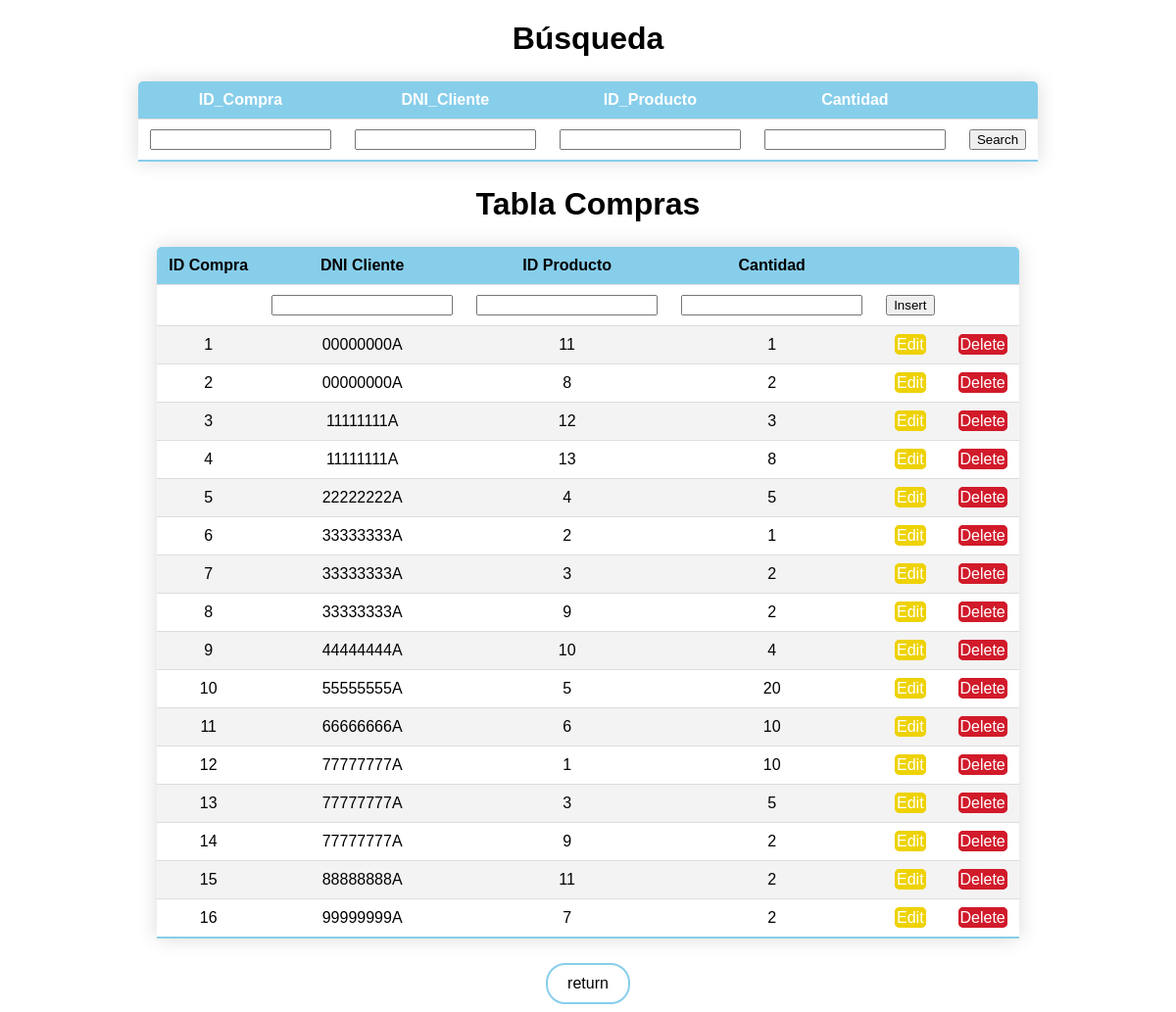
Screenshot of /with-css/compras.php with the database file from the repository.
### tables this page shows
CREATE TABLE IF NOT EXISTS COMPRA (
  ID_Compra INT UNSIGNED NOT NULL AUTO_INCREMENT,
  CLIENTE_DNI VARCHAR(10) NOT NULL,
  Borrado TINYINT NOT NULL,
  PRODUCTOS_ID_Producto INT NOT NULL,
  Cantidad INT NOT NULL,
  PRIMARY KEY (ID_Compra, CLIENTE_DNI),
  INDEX fk_COMPRA_CLIENTE_idx (CLIENTE_DNI ASC) VISIBLE,
  INDEX fk_COMPRA_PRODUCTOS1_idx (PRODUCTOS_ID_Producto ASC) VISIBLE,
  CONSTRAINT fk_COMPRA_CLIENTE
    FOREIGN KEY (CLIENTE_DNI)
    REFERENCES CLIENTE (DNI)
    ON DELETE CASCADE
    ON UPDATE CASCADE,
  CONSTRAINT fk_COMPRA_PRODUCTOS1
    FOREIGN KEY (PRODUCTOS_ID_Producto)
    REFERENCES PRODUCTOS (ID_Producto)
    ON DELETE NO ACTION
    ON UPDATE NO ACTION);

### with-css/compras.php (the view, shortened to what this page needs)
<?php
require "bbdd.php";
$columns = array('ID_Compra','CLIENTE_DNI','PRODUCTOS_ID_Producto', 'Cantidad');
$column = isset($_GET['column']) && in_array($_GET['column'], $columns) ? $_GET['column'] : $columns[0];
$sort_order = isset($_GET['order']) && strtolower($_GET['order']) == 'desc' ? 'DESC' : 'ASC';
if ($result = mysqli_query($db, "SELECT * FROM COMPRA WHERE Borrado = 0 ORDER BY $column $sort_order")) {
	$up_or_down = str_replace(array('ASC','DESC'), array('up','down'), $sort_order);
	$asc_or_desc = $sort_order == 'ASC' ? 'desc' : 'asc';
	$add_class = ' class="highlight"';
?>
<!DOCTYPE html>
<html>
<head>
</head>
<body>
<table class = "styled-table">
  <h1>Búsqueda</h1>
  <tr>
    <th>ID_Compra</th>
    <th>DNI_Cliente</th>
    <th>ID_Producto</th>
    <th>Cantidad</th>
    <th></th>
    </tr>
    <form action="compras.php?search" method="post">
    <td><input type='text' name='ID_Compra'></td>
    <td><input type='text' name='CLIENTE_DNI'></td>
    <td><input type='text' name='PRODUCTOS_ID_Producto'></td>
    <td><input type='text' name='Cantidad'></td>
    <td><button>Search</button></td>
    </form>
  </table>
<table class = "styled-table search-table">
  <h1>Tabla Compras</h1>
  <tr>
    <th><a class = "table-title" href="compras.php?column=ID_Compra&order=<?php echo $asc_or_desc; ?>">ID Compra<i class ="<?php echo $column == 'ID_Compra' ? '-' . $up_or_down : ''; ?>"></i></a></th>
    <th><a class = "table-title" href="compras.php?column=CLIENTE_DNI&order=<?php echo $asc_or_desc; ?>">DNI Cliente<i class ="<?php echo $column == 'CLIENTE_DNI' ? '-' . $up_or_down : ''; ?>"></i></a></th>
    <th><a class = "table-title" href="compras.php?column=PRODUCTOS_ID_Producto&order=<?php echo $asc_or_desc; ?>">ID Producto<i class ="<?php echo $column == 'PRODUCTOS_ID_Producto' ? '-' . $up_or_down : ''; ?>"></i></a></th>
    <th><a class = "table-title" href="compras.php?column=Cantidad&order=<?php echo $asc_or_desc; ?>">Cantidad<i class ="<?php echo $column == 'Cantidad' ? '-' . $up_or_down : ''; ?>"></i></a></th>
    <th></th>
    <th></th>
  </tr>
<tr>
  <form action="insert.php" method="post">
    <td></td>
    <td><input type='text' name='enterDNI'></td>
    <td><input type='text' name='enterIDPROD'></td>
    <td><input type='text' name='enterCantidad'></td>
    <td><button>Insert</button></td>
    </form>
  </tr>
  <?php
  while($data = mysqli_fetch_assoc($result))
  {
    if ($data['Borrado'] == 0) {
  ?>
  <tr>
    <td <?php echo $column == 'ID_Producto' ? $add_class : ''; ?>><?php echo $data['ID_Compra'];?></td>
    <td <?php echo $column == 'CLIENTE_DNI' ? $add_class : ''; ?>><?php echo $data['CLIENTE_DNI'];?></td>
    <td <?php echo $column == 'PRODUCTOS_ID_Producto' ? $add_class : ''; ?>><?php echo $data['PRODUCTOS_ID_Producto'];?></td>
    <td <?php echo $column == 'Cantidad' ? $add_class : ''; ?>><?php echo $data['Cantidad'];?></td>
    <td><a class="edit" href="edit.php?id=<?php echo $data['ID_Compra']; ?>">Edit</a></td>
    <td><a class="delete" href="delete.php?id=<?php echo $data['ID_Compra']; ?>">Delete</a></td>
  </tr>
  <?php
  }
}
?>
</table>
<a class = "return" href="index.php">return</a>
</body>
<?php
}
?>
</html>

### rows the page displays
compra: ID_Compra "1", CLIENTE_DNI "00000000A", PRODUCTOS_ID_Producto "11", Cantidad "1"
compra: ID_Compra "2", CLIENTE_DNI "00000000A", PRODUCTOS_ID_Producto "8", Cantidad "2"
compra: ID_Compra "3", CLIENTE_DNI "11111111A", PRODUCTOS_ID_Producto "12", Cantidad "3"
compra: ID_Compra "4", CLIENTE_DNI "11111111A", PRODUCTOS_ID_Producto "13", Cantidad "8"
compra: ID_Compra "5", CLIENTE_DNI "22222222A", PRODUCTOS_ID_Producto "4", Cantidad "5"
compra: ID_Compra "6", CLIENTE_DNI "33333333A", PRODUCTOS_ID_Producto "2", Cantidad "1"
compra: ID_Compra "7", CLIENTE_DNI "33333333A", PRODUCTOS_ID_Producto "3", Cantidad "2"
compra: ID_Compra "8", CLIENTE_DNI "33333333A", PRODUCTOS_ID_Producto "9", Cantidad "2"
compra: ID_Compra "9", CLIENTE_DNI "44444444A", PRODUCTOS_ID_Producto "10", Cantidad "4"
compra: ID_Compra "10", CLIENTE_DNI "55555555A", PRODUCTOS_ID_Producto "5", Cantidad "20"
compra: ID_Compra "11", CLIENTE_DNI "66666666A", PRODUCTOS_ID_Producto "6", Cantidad "10"
compra: ID_Compra "12", CLIENTE_DNI "77777777A", PRODUCTOS_ID_Producto "1", Cantidad "10"
compra: ID_Compra "13", CLIENTE_DNI "77777777A", PRODUCTOS_ID_Producto "3", Cantidad "5"
compra: ID_Compra "14", CLIENTE_DNI "77777777A", PRODUCTOS_ID_Producto "9", Cantidad "2"
compra: ID_Compra "15", CLIENTE_DNI "88888888A", PRODUCTOS_ID_Producto "11", Cantidad "2"
compra: ID_Compra "16", CLIENTE_DNI "99999999A", PRODUCTOS_ID_Producto "7", Cantidad "2"
